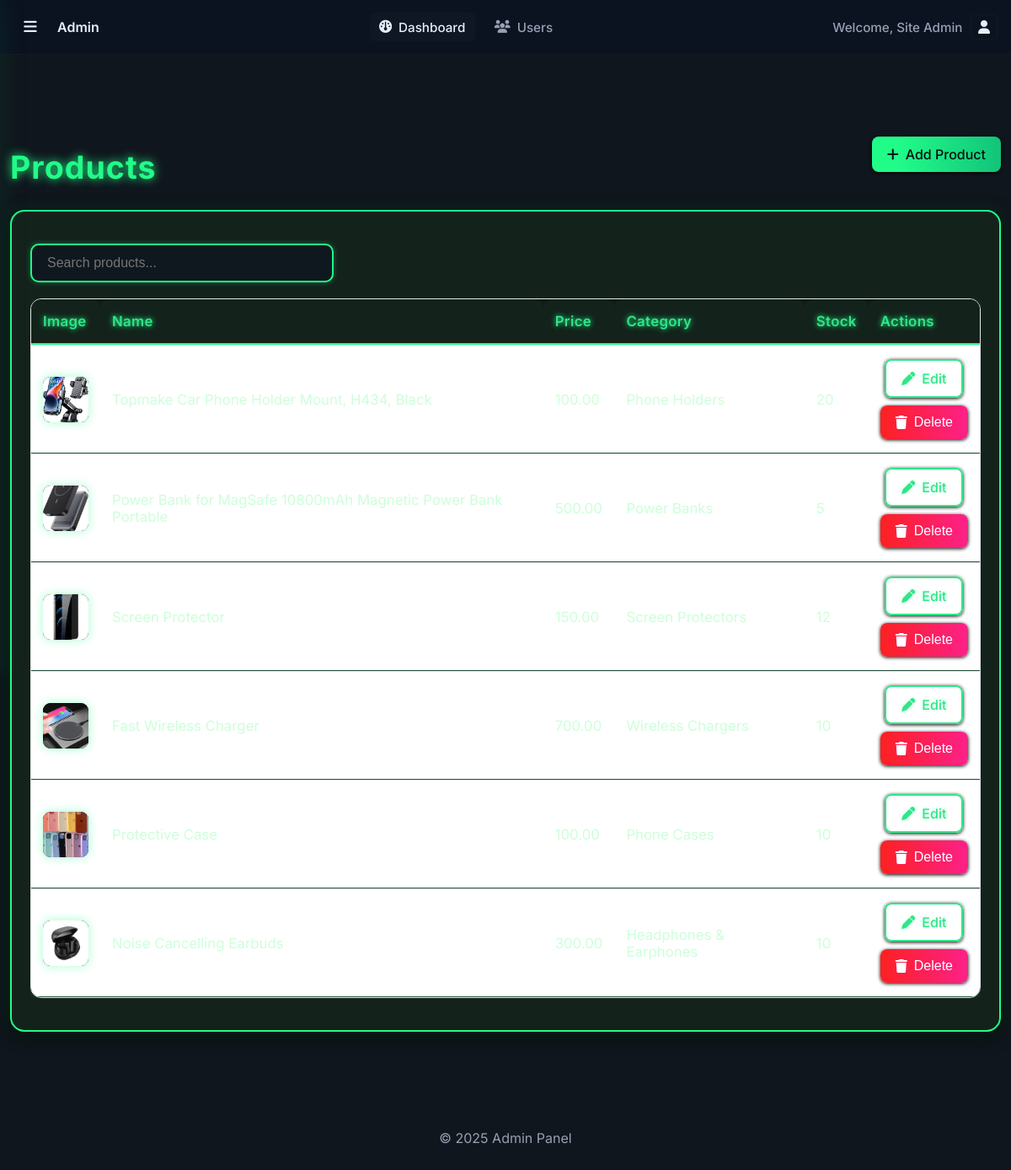
/admin/products.php (signed in), run on the app's committed database.
### tables this page shows
CREATE TABLE `products` (
  `id` int(11) NOT NULL,
  `name` varchar(150) NOT NULL,
  `description` text NOT NULL,
  `price` decimal(10,2) NOT NULL,
  `image` varchar(255) DEFAULT 'images/placeholder.png',
  `created_at` timestamp NOT NULL DEFAULT current_timestamp(),
  `category` varchar(100) DEFAULT NULL,
  `stock` int(11) NOT NULL DEFAULT 0
);

### admin/products.php (the view, shortened to what this page needs)
<?php
require_once __DIR__ . '/includes/header.php';
require_once __DIR__ . '/includes/sidebar.php';
$result = $conn->query("SELECT id, name, description, price, image, category, stock FROM products ORDER BY created_at DESC");
$products = $result ? $result->fetch_all(MYSQLI_ASSOC) : [];
?>
<!DOCTYPE html>
<html lang="en">
<head>
	<link rel="stylesheet" href="https://cdnjs.cloudflare.com/ajax/libs/font-awesome/6.5.0/css/all.min.css">
</head>
<body>
<main class="admin-main dashboard-bg">
    <div class="section-header neon-header">
        <h2>Products</h2>
        <div class="actions">
            <a class="btn neon-btn" href="add_product.php">
                <i class="fa-solid fa-plus"></i> Add Product
            </a>
        </div>
    </div>
    <div class="neon-card">
        <div class="search-row">
            <input class="input neon-input" type="text" id="searchInput" placeholder="Search products...">
        </div>
        <div class="table-responsive">
            <table class="table neon-table" id="productsTable">
                <thead>
                    <tr>
                        <th>Image</th>
                        <th>Name</th>
                        <th>Price</th>
                        <th>Category</th>
                        <th>Stock</th>
                        <th>Actions</th>
                    </tr>
                </thead>
                <tbody>
                    <?php foreach ($products as $p): ?>
                        <tr>
                            <td>
                                <div class="product-img">
                                    <img src="/systemFinals/<?php echo htmlspecialchars($p['image']); ?>" alt="">
                                </div>
                            </td>
                            <td><?php echo htmlspecialchars($p['name']); ?></td>
                            <td><?php echo ($p['price']); ?></td>
                            <td><?php echo htmlspecialchars($p['category'] ?? '—'); ?></td>
                            <td><?php echo (int)($p['stock'] ?? 0); ?></td>
                            <td class="actions">
                                <a class="btn neon-outline" href="add_product.php?id=<?php echo (int)$p['id']; ?>">
                                    <i class="fa-solid fa-pen"></i> Edit
                                </a>
                                <form method="post" onsubmit="return confirm('Delete this product?');" style="display:inline;">
                                    <button class="btn neon-danger" type="submit">
                                        <i class="fa-solid fa-trash"></i> Delete
                                    </button>
                                </form>
                            </td>
                        </tr>
                    <?php endforeach; ?>
                </tbody>
            </table>
        </div>
    </div>
</main>
<?php require_once __DIR__ . '/includes/footer.php'; ?>
</body>
</html>

### admin/assets/css/style.css (style rules this page uses)
:root { --bg: #0f172a; --card: #111827; --muted: #94a3b8; --text: #e5e7eb; --brand: #2563eb; --brand-2: #22c55e; --danger: #ef4444; --warning: #f59e0b; --border: #1f2937; }
* { box-sizing: border-box; }
html, body { margin: 0; font-family: Inter, system-ui, -apple-system, Segoe UI, Roboto, Helvetica, Arial, "Apple Color Emoji", "Segoe UI Emoji"; background: var(--bg); color: var(--text); }
.btn { display: inline-flex; align-items: center; gap: 8px; padding: 8px 12px; border-radius: 8px; border: 1px solid var(--border); cursor: pointer; text-decoration: none; color: var(--text); }
.admin-main { margin-left: 240px; padding: 20px; }
.section-header { display: flex; align-items: center; justify-content: space-between; gap: 12px; margin: 24px 0 12px; }
.search-row { display: flex; gap: 8px; align-items: center; flex-wrap: wrap; }
.input, select { background: #ffffff; border: 1px solid var(--border); color: var(--text); border-radius: 8px; padding: 8px 10px; }
.table { width: 100%; border-collapse: collapse; background: var(--card); border: 1px solid var(--border); border-radius: 12px; overflow: hidden; }
.table th, .table td { padding: 12px 10px; border-bottom: 1px solid var(--border); text-align: left; }
.table th { background: #0f172a; color: var(--muted); font-weight: 600; font-size: 12px; letter-spacing: .02em; }
.table img { border-radius: 8px; width: 48px; height: 48px; object-fit: cover; }
.actions { display: flex; gap: 8px; flex-direction: column; }
.actions form { margin: 0; }
.actions form button { width: 100%; justify-content: center; }
:root { --bg:#f8f9fc; --card:#ffffff; --text:#0f172a; --muted:#64748b; --primary:#2563eb; --primary-600:#1d4ed8; --border:#e5e7eb; --shadow:0 4px 16px rgba(15,23,42,0.06); --radius:12px; }
* { box-sizing:border-box }
html,body { height:100% }
body { margin:0; font-family:'Poppins',sans-serif; background:var(--bg); color:var(--text); }
.btn { border:1px solid var(--border); background:#fff; color:var(--text); padding:10px 14px; border-radius:10px; cursor:pointer; transition:box-shadow .2s ease, transform .02s ease; box-shadow:var(--shadow); }
.table { width:100%; border-collapse:separate; border-spacing:0; }
.table thead th { text-align:left; font-size:12px; color:var(--muted); font-weight:600; padding:12px 14px; background:#f8fafc; border-top-left-radius:10px; border-top-right-radius:10px; }
.table tbody td { padding:12px 14px; border-top:1px solid var(--border); background:#fff; }
.actions { display:flex;gap:8px }
.input,.number { width:100%; border:1px solid var(--border); border-radius:10px; padding:10px 12px; }

### admin/includes/header.php (style rules this page uses)
:root { --hdr-bg: #0b1220; --hdr-border: rgba(255,255,255,0.03); --muted: #98a0b3; --text: #e6eef8; --radius: 8px; font-family: Inter, system-ui, -apple-system, "Segoe UI", Roboto, "Helvetica Neue", Arial; }

### data on the page
products: image (picture), name "Topmake Car Phone Holder Mount, H434, Black", price "100.00", category "Phone Holders", stock "20"
products: image (picture), name "Power Bank for MagSafe 10800mAh Magnetic Power Bank Portable", price "500.00", category "Power Banks", stock "5"
products: image (picture), name "Screen Protector", price "150.00", category "Screen Protectors", stock "12"
products: image (picture), name "Fast Wireless Charger", price "700.00", category "Wireless Chargers", stock "10"
products: image (picture), name "Protective Case", price "100.00", category "Phone Cases", stock "10"
products: image (picture), name "Noise Cancelling Earbuds", price "300.00", category "Headphones & Earphones", stock "10"

### other printed values
$_SESSION['user_name'] "Site Admin"
